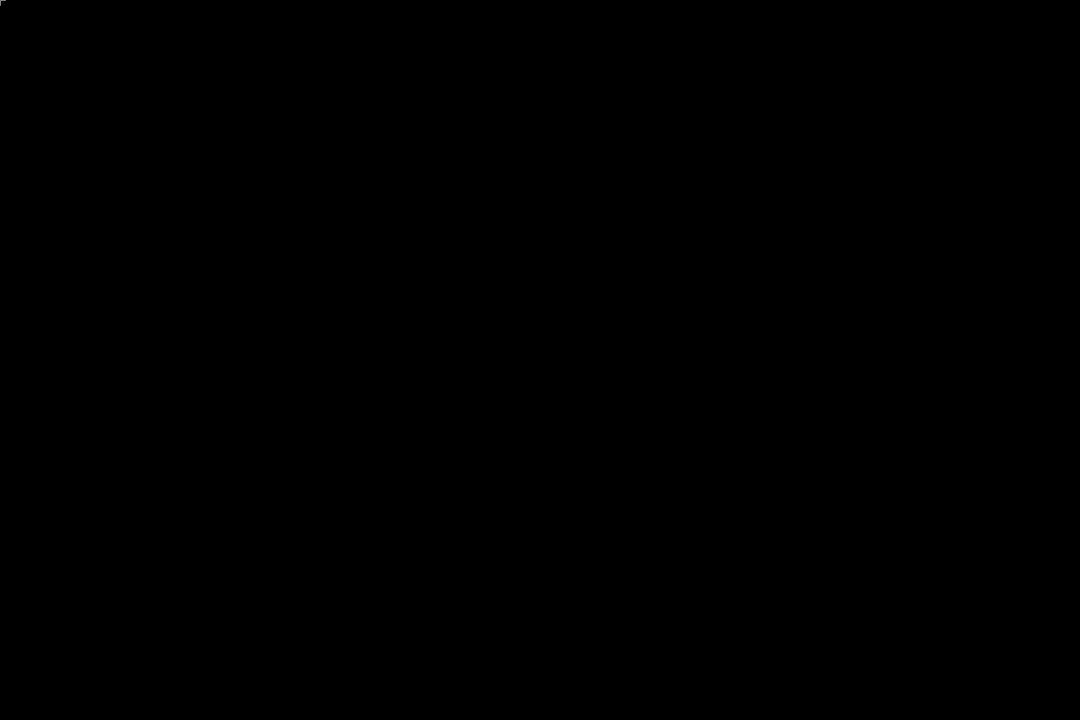
Frame 1 (no input)
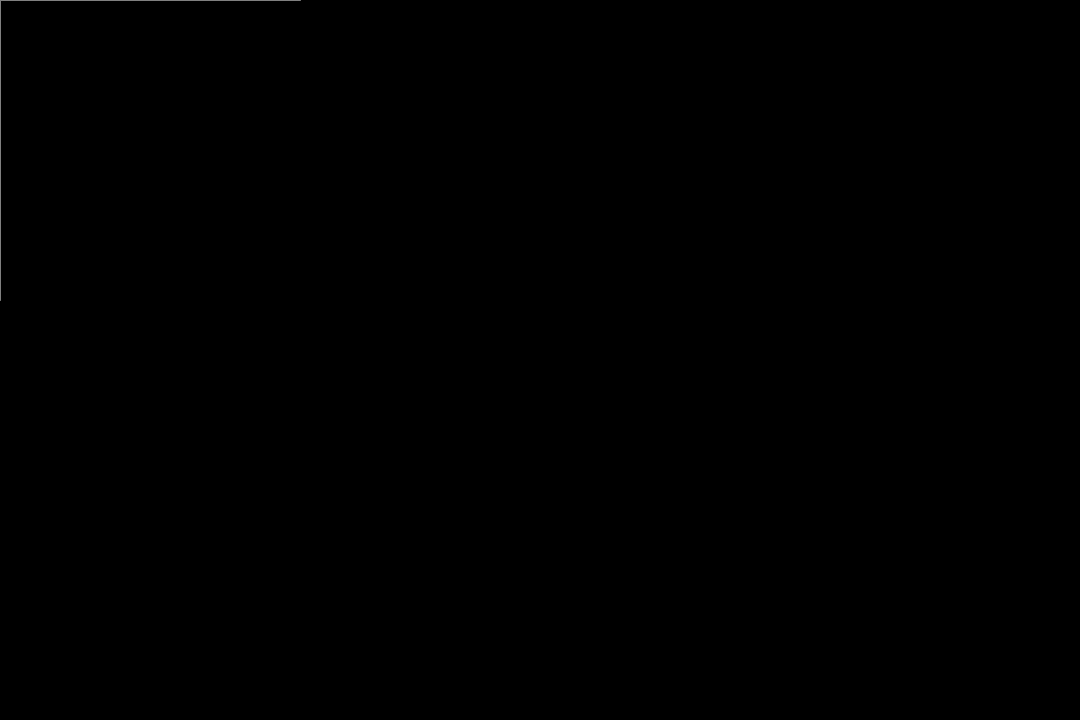
Frame 60 (the mouse pressed at the canvas centre just before this capture)
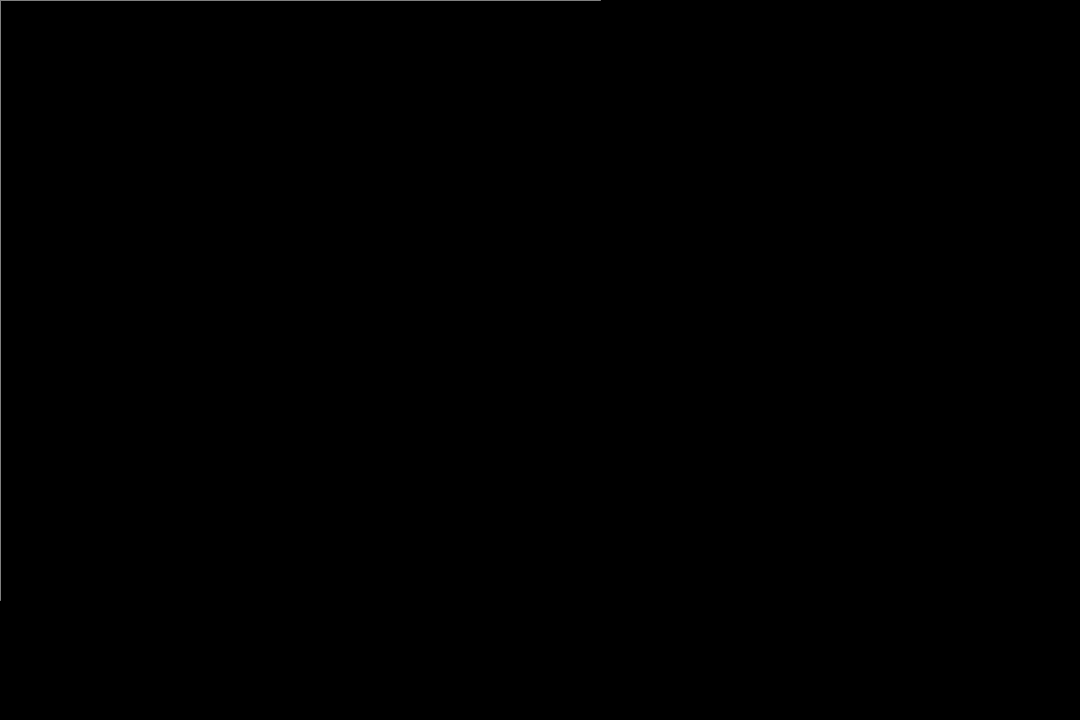
Frame 120 (the mouse held since frame 60 and released just before this capture)

The Processing sketch that drew these frames (run headless with seeded random() and noise(); from frame 60 on, the mouse is pressed at the canvas centre):

// Processing sketch: bouncing_grid_lines
// ── bouncing_grid_lines.pde
float cols, rows; // Total number of columns and rows //<>//
float cellWidth, cellHeight; // Individual cell size

float[] colPositions;
float[] colSpeeds;

float[] rowPositions;
float[] rowSpeeds;

int mode = 0;
int numModes = 6;

void setup() {
  size(1080, 720);

  cellWidth = float(width);
  cellHeight = float(height);

  // Calculate number of cols and rows based on cell size
  // The number of rows and columns is a function of
  // how many times a cell fits across/down the window
  cols = width/cellWidth;
  rows = height/cellHeight;

  // Initialize positions and speeds of cols and rows.
  reset();

  println("TAB to change modes.");
  println("\t0: Altogether");
  println("\t1: Diagonal");
  println("\t2: Alternating");
  println("\t3: Sine");
  println("\t4: Random");
  println("\t5: Noise");

  println("Use UP/DOWN to +/- number of rows. LEFT/RIGHT to +/- number of columns.");
}

void draw() {
  background(0);
  stroke(128);
  noFill();

  // CREATE A GRID WITH SO MANY COLUMNS...
  for (int col = 0; col < cols; col++) {

    // Calculate position of column based on column number and colWidth
    float x = col*cellWidth;

    // Change column position
    colPositions[col] += colSpeeds[col];
    colSpeeds[col] = turnaround(colPositions[col], colSpeeds[col], 0, height);

    // Draw column line
    line(x, 0, x, colPositions[col]);
  }
  for (int row = 0; row < rows; row++) {

    // Calculate position of row based on row number and rowHeight
    float y = row*cellHeight;

    // Change row position
    rowPositions[row] += rowSpeeds[row];
    rowSpeeds[row] = turnaround(rowPositions[row], rowSpeeds[row], 0, width);

    // Draw row line
    line(0, y, rowPositions[row], y);
  }
}

void reset() {
  colPositions = new float[int(cols)];
  colSpeeds = new float[int(cols)];

  rowPositions = new float[int(rows)];
  rowSpeeds = new float[int(rows)];

  for (int col = 0; col < cols; col++) {
    colPositions[col] = 0;
    switch(mode) {
    case 0: // Everyone goes same speed
      colSpeeds[col] = 5;
      break;
    case 1: // Diagonal of speeds
      colSpeeds[col] = 5*col/cols;
      break;
    case 2: // Alternating speeds
      colSpeeds[col] = col%2 + 3;
      break;
    case 3: // Sine speeds
      colSpeeds[col] = sin(col/cols)*2 + 2;
      break;
    case 4: // Random speeds
      colSpeeds[col] = random(cols);
      break;
    case 5: // Noisy speeds
      colSpeeds[col] = noise(col/cols)*cols;
      break;
    }
  }

  for (int row = 0; row < rows; row++) {
    rowPositions[row] = 0;
    switch(mode) {
    case 0: // Everyone goes same speed
      rowSpeeds[row] = 5;
      break;
    case 1: // Diagonal of speeds
      rowSpeeds[row] = 5*row/rows;
      break;
    case 2: // Alternating speeds
      rowSpeeds[row] = row%2 + 3;
      break;
    case 3: // Sine speeds
      rowSpeeds[row] = sin(row/rows)*2 + 2;
      break;
    case 4: // Random speeds
      rowSpeeds[row] = random(rows);
      break;
    case 5: // Noisy speeds
      rowSpeeds[row] = noise(row/rows)*rows;
      break;
    }
  }
}

float turnaround(float parameter, float speed, float min, float max) {
  if (parameter < min || parameter > max ) {
    speed *= -1;
  }
  return speed;
}

void keyPressed() {
  
  // CHANGE MODE AND NUMBER OF COLUMNS/ROWS
  switch(keyCode) {
  case TAB:
    mode++;
    mode%=numModes;
    break;
  case UP:
    rows++;
    break;
  case DOWN:
    rows--;
    break;
  case RIGHT:
    cols++;
    break;
  case LEFT:
    cols--;
    break;
  }

  // CAN'T HAVE LESS THAN 1 COLUMN OR MORE COLUMNS THAN PIXELS ACROSS THE WINDOW
  cols = constrain(cols, 1, width);
  // CAN'T HAVE LESS THAN 1 ROW OR MORE ROWS THAN PIXELS DOWN THE WINDOW
  rows = constrain(rows, 1, height);

  // RE-CALCULATE CELLWIDTH AND CELL HEIGHT WITH NEW NUMBER OF COLS/ROWS.
  cellWidth = width/cols;
  cellHeight = height/rows;

  reset();

  println("MODE", mode, "COLS", cols, "ROWS", rows);
}
